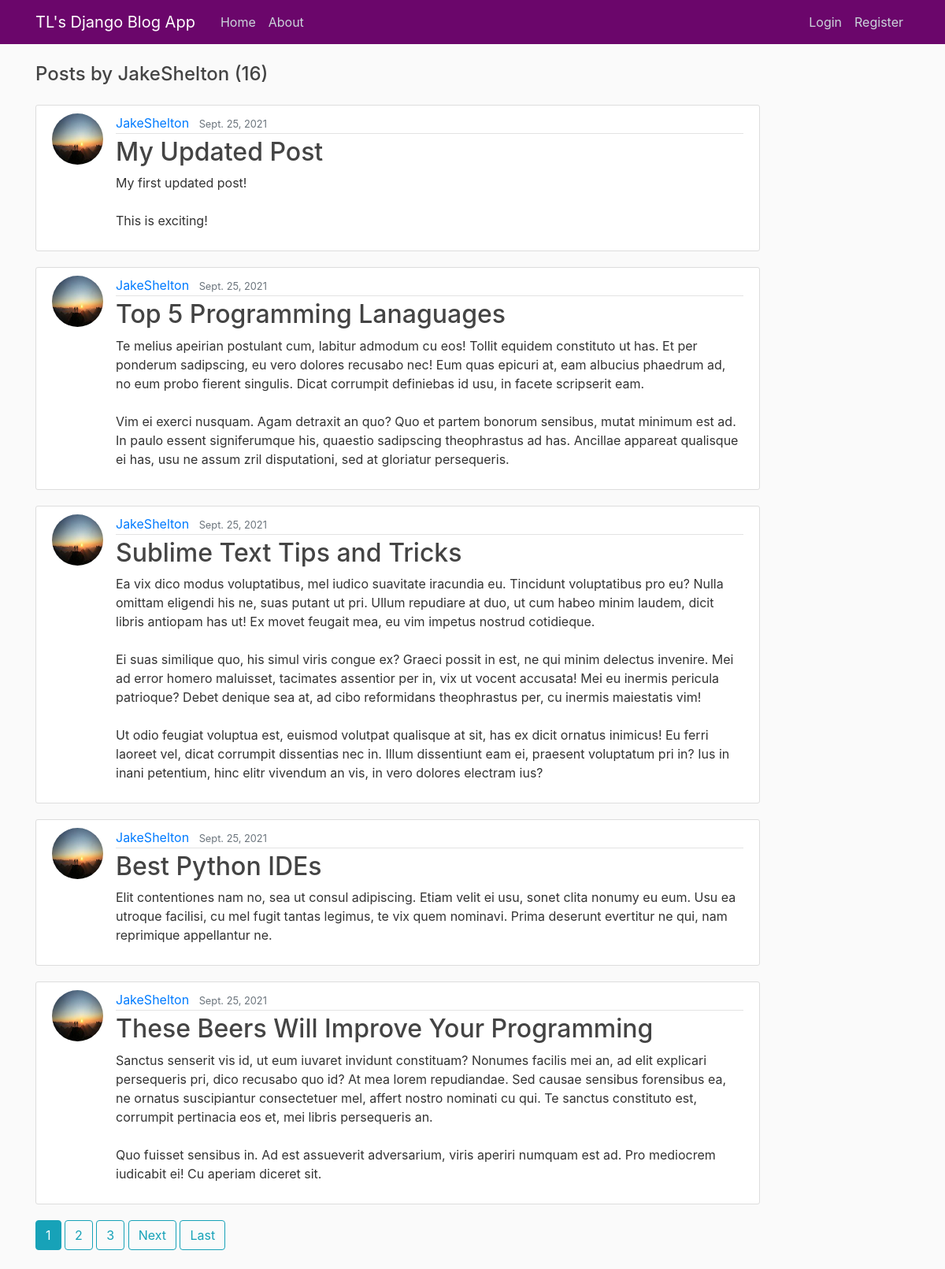
/user/JakeShelton, run on the app's committed database.
### blog/models.py (models this page shows, shortened)
class Post(models.Model):
    title = models.CharField(max_length=100)
    content = models.TextField()
    date_posted = models.DateField(default=timezone.now)
    author = models.ForeignKey(User, on_delete=models.CASCADE)

### users/models.py (models this page shows, shortened)
class Profile(models.Model):
    user = models.OneToOneField(User, on_delete=models.CASCADE)
    image = models.ImageField(default='default.jpg', upload_to='profile_pics')

### blog/views.py (the view)
# urls.py: path('user/<str:username>', UserPostListView.as_view(), name='user-posts'),
class UserPostListView(ListView):
    model = Post
    template_name = 'blog/user_posts.html'
    context_object_name = 'posts'
    paginate_by = 5
    def get_queryset(self):
        user = get_object_or_404(User, username=self.kwargs.get('username'))
        return Post.objects.filter(author=user).order_by('-date_posted')

### blog/templates/blog/user_posts.html (shortened to what this page needs)
{% extends 'blog/base.html' %}
{% block content %}
    <h4 class="mb-4">Posts by {{ view.kwargs.username }} ({{ page_obj.paginator.count }})</h4>
    {% for post in posts %}
        <article class="media content-section">
            <img class="rounded-circle article-img" src="{{ post.author.profile.image.url}}" alt="">
            <div class="media-body">
                <div class="article-metadata">
                <a class="mr-2" href="{% url 'user-posts' post.author.username %}">{{ post.author }}</a>
                <small class="text-muted">{{ post.date_posted }}</small>
                </div>
                <h2><a class="article-title" href="{% url 'post-detail' post.id %}">{{ post.title }}</a></h2>
                <p class="article-content">{{ post.content }}</p>
            </div>
        </article>
    {% endfor %}
    {% if is_paginated %}
        {% for num in page_obj.paginator.page_range %}
            {% if page_obj.number == num %}
                <a href="?page={{ num }}" class="btn btn-info mb-4">{{ num }}</a>
            {% elif num > page_obj.number|add:'-3' and num < page_obj.number|add:'3' %}
                <a href="?page={{ num }}" class="btn btn-outline-info mb-4">{{ num }}</a>
            {% endif %}
        {% endfor %}
        {% if page_obj.has_next %}
            <a href="?page={{ page_obj.next_page_number }}" class="btn btn-outline-info mb-4">Next</a>
            <a href="?page={{ page_obj.paginator.num_pages }}" class="btn btn-outline-info mb-4">Last</a>
        {% endif %}
    {% endif %}
{% endblock content %}

### blog/static/blog/main.css (style rules this page uses)
body { background: #fafafa; color: #333333; margin-top: 5rem; }
h1, h2, h3, h4, h5, h6 { color: #444444; }
.content-section { background: #ffffff; padding: 10px 20px; border: 1px solid #dddddd; border-radius: 3px; margin-bottom: 20px; }
.article-title { color: #444444; }
.article-content { white-space: pre-line; }
.article-img { height: 65px; width: 65px; margin-right: 16px; }
.article-metadata { padding-bottom: 1px; margin-bottom: 4px; border-bottom: 1px solid #e3e3e3 }

### data on the page
Post: author.profile.image (placeholder picture), author "JakeShelton", date_posted "Sept. 25, 2021", title "My Updated Post", content "My first updated post! This is exciting!"
Post: author.profile.image (placeholder picture), author "JakeShelton", date_posted "Sept. 25, 2021", title "Top 5 Programming Lanaguages", content "Te melius apeirian postulant cum, labitur admodum cu eos! Tollit equidem constituto ut has. Et per ponderum sadipscing, eu vero dolores recusabo nec! Eum quas epicuri at, eam albucius phaedrum ad, no eum probo fierent singulis. Dicat corrumpit definiebas id usu, in facete scripserit eam. Vim ei exerci nusquam. Agam detraxit an quo? Quo et partem bonorum sensibus, mutat minimum est ad. In paulo essent signiferumque his, quaestio sadipscing theophrastus ad has. Ancillae appareat qualisque ei has, usu ne assum zril disputationi, sed at gloriatur persequeris."
Post: author.profile.image (placeholder picture), author "JakeShelton", date_posted "Sept. 25, 2021", title "Sublime Text Tips and Tricks", content "Ea vix dico modus voluptatibus, mel iudico suavitate iracundia eu. Tincidunt voluptatibus pro eu? Nulla omittam eligendi his ne, suas putant ut pri. Ullum repudiare at duo, ut cum habeo minim laudem, dicit libris antiopam has ut! Ex movet feugait mea, eu vim impetus nostrud cotidieque. Ei suas similique quo, his simul viris congue ex? Graeci possit in est, ne qui minim delectus invenire. Mei ad error homero maluisset, tacimates assentior per in, vix ut vocent accusata! Mei eu inermis pericula patrioque? Debet denique sea at, ad cibo reformidans theophrastus per, cu inermis maiestatis vim! Ut odio feugiat voluptua est, euismod volutpat qualisque at sit, has ex dicit ornatus inimicus! Eu…"
Post: author.profile.image (placeholder picture), author "JakeShelton", date_posted "Sept. 25, 2021", title "Best Python IDEs", content "Elit contentiones nam no, sea ut consul adipiscing. Etiam velit ei usu, sonet clita nonumy eu eum. Usu ea utroque facilisi, cu mel fugit tantas legimus, te vix quem nominavi. Prima deserunt evertitur ne qui, nam reprimique appellantur ne."
Post: author.profile.image (placeholder picture), author "JakeShelton", date_posted "Sept. 25, 2021", title "These Beers Will Improve Your Programming", content "Sanctus senserit vis id, ut eum iuvaret invidunt constituam? Nonumes facilis mei an, ad elit explicari persequeris pri, dico recusabo quo id? At mea lorem repudiandae. Sed causae sensibus forensibus ea, ne ornatus suscipiantur consectetuer mel, affert nostro nominati cu qui. Te sanctus constituto est, corrumpit pertinacia eos et, mei libris persequeris an. Quo fuisset sensibus in. Ad est assueverit adversarium, viris aperiri numquam est ad. Pro mediocrem iudicabit ei! Cu aperiam diceret sit."

### other printed values
{{ view.kwargs.username }} "JakeShelton"
{{ page_obj.paginator.count }} "16"
{{ num }} "1"
{{ num }} "2" "3"
